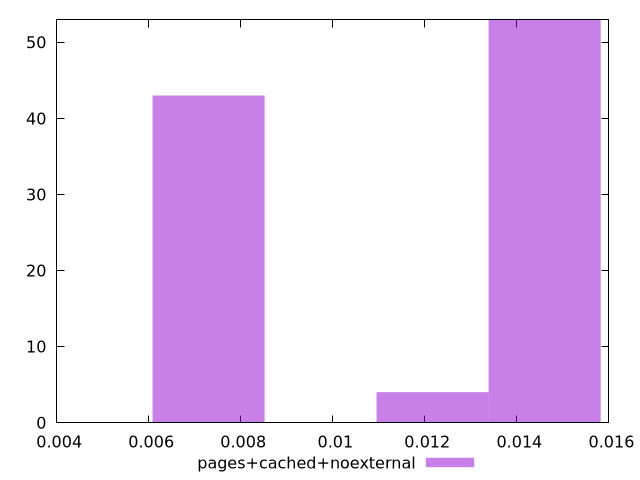

Write the gnuplot code that produced this figure.
$_pagesCachedNoexternal <<EOF
0.007301873190612205 43
0.01460374638122441 53
0.012169788651020341 4
EOF
set key outside below
set terminal pngcairo
set output "report_00006_2020-11-02T20-21-41.718Z/largest-contentful-paint/pages+cached+noexternal//hist.png"
set yrange [0:53]
set boxwidth 0.0024339577302040683
set style fill transparent solid 0.5 noborder
plot $_pagesCachedNoexternal title "pages+cached+noexternal" with boxes ,
